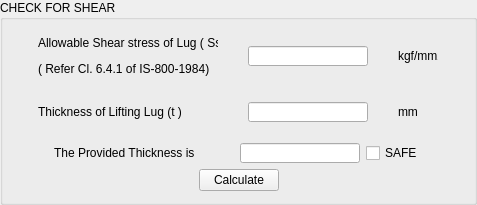
               <widget class="QGroupBox" name="groupBox_10">
                <property name="title">
                 <string>CHECK FOR SHEAR</string>
                </property>
                <layout class="QHBoxLayout" name="horizontalLayout_93">
                 <item>
                  <layout class="QVBoxLayout" name="verticalLayout_21">
                   <item>
                    <layout class="QHBoxLayout" name="horizontalLayout_94">
                     <item>
                      <widget class="QLabel" name="label_119">
                       <property name="sizePolicy">
                        <sizepolicy hsizetype="Fixed" vsizetype="Fixed">
                         <horstretch>0</horstretch>
                         <verstretch>0</verstretch>
                        </sizepolicy>
                       </property>
                       <property name="minimumSize">
                        <size>
                         <width>180</width>
                         <height>50</height>
                        </size>
                       </property>
                       <property name="maximumSize">
                        <size>
                         <width>180</width>
                         <height>50</height>
                        </size>
                       </property>
                       <property name="text">
                        <string>&lt;html&gt;&lt;head/&gt;&lt;body&gt;&lt;p&gt;Allowable Shear stress of Lug ( Ss )&lt;/p&gt;&lt;p&gt;( Refer Cl. 6.4.1 of IS-800-1984)&lt;/p&gt;&lt;/body&gt;&lt;/html&gt;</string>
                       </property>
                      </widget>
                     </item>
                     <item>
                      <widget class="QLineEdit" name="fh_allowable_shear">
                       <property name="sizePolicy">
                        <sizepolicy hsizetype="Fixed" vsizetype="Fixed">
                         <horstretch>0</horstretch>
                         <verstretch>0</verstretch>
                        </sizepolicy>
                       </property>
                       <property name="minimumSize">
                        <size>
                         <width>120</width>
                         <height>20</height>
                        </size>
                       </property>
                       <property name="maximumSize">
                        <size>
                         <width>120</width>
                         <height>20</height>
                        </size>
                       </property>
                      </widget>
                     </item>
                     <item>
                      <widget class="QLabel" name="label_120">
                       <property name="sizePolicy">
                        <sizepolicy hsizetype="Fixed" vsizetype="Fixed">
                         <horstretch>0</horstretch>
                         <verstretch>0</verstretch>
                        </sizepolicy>
                       </property>
                       <property name="minimumSize">
                        <size>
                         <width>40</width>
                         <height>20</height>
                        </size>
                       </property>
                       <property name="maximumSize">
                        <size>
                         <width>40</width>
                         <height>20</height>
                        </size>
                       </property>
                       <property name="text">
                        <string>kgf/mm2</string>
                       </property>
                      </widget>
                     </item>
                    </layout>
                   </item>
                   <item>
                    <layout class="QHBoxLayout" name="horizontalLayout_95">
                     <item>
                      <widget class="QLabel" name="label_121">
                       <property name="sizePolicy">
                        <sizepolicy hsizetype="Fixed" vsizetype="Fixed">
                         <horstretch>0</horstretch>
                         <verstretch>0</verstretch>
                        </sizepolicy>
                       </property>
                       <property name="minimumSize">
                        <size>
                         <width>180</width>
                         <height>50</height>
                        </size>
                       </property>
                       <property name="maximumSize">
                        <size>
                         <width>180</width>
                         <height>50</height>
                        </size>
                       </property>
                       <property name="text">
                        <string>&lt;html&gt;&lt;head/&gt;&lt;body&gt;&lt;p&gt;Thickness of Lifting Lug (t )&lt;/p&gt;&lt;/body&gt;&lt;/html&gt;</string>
                       </property>
                      </widget>
                     </item>
                     <item>
                      <widget class="QLineEdit" name="fh_shear_thickness_of_lug">
                       <property name="sizePolicy">
                        <sizepolicy hsizetype="Fixed" vsizetype="Fixed">
                         <horstretch>0</horstretch>
                         <verstretch>0</verstretch>
                        </sizepolicy>
                       </property>
                       <property name="minimumSize">
                        <size>
                         <width>120</width>
                         <height>20</height>
                        </size>
                       </property>
                       <property name="maximumSize">
                        <size>
                         <width>120</width>
                         <height>20</height>
                        </size>
                       </property>
                      </widget>
                     </item>
                     <item>
                      <widget class="QLabel" name="label_122">
                       <property name="sizePolicy">
                        <sizepolicy hsizetype="Fixed" vsizetype="Fixed">
                         <horstretch>0</horstretch>
                         <verstretch>0</verstretch>
                        </sizepolicy>
                       </property>
                       <property name="minimumSize">
                        <size>
                         <width>40</width>
                         <height>20</height>
                        </size>
                       </property>
                       <property name="maximumSize">
                        <size>
                         <width>40</width>
                         <height>20</height>
                        </size>
                       </property>
                       <property name="text">
                        <string>mm</string>
                       </property>
                      </widget>
                     </item>
                    </layout>
                   </item>
                   <item>
                    <layout class="QHBoxLayout" name="horizontalLayout_96">
                     <item>
                      <spacer name="horizontalSpacer_21">
                       <property name="orientation">
                        <enum>Qt::Horizontal</enum>
                       </property>
                       <property name="sizeHint" stdset="0">
                        <size>
                         <width>40</width>
                         <height>20</height>
                        </size>
                       </property>
                      </spacer>
                     </item>
                     <item>
                      <widget class="QLabel" name="label_123">
                       <property name="sizePolicy">
                        <sizepolicy hsizetype="Fixed" vsizetype="Fixed">
                         <horstretch>0</horstretch>
                         <verstretch>0</verstretch>
                        </sizepolicy>
                       </property>
                       <property name="minimumSize">
                        <size>
                         <width>180</width>
                         <height>20</height>
                        </size>
                       </property>
                       <property name="maximumSize">
                        <size>
                         <width>180</width>
                         <height>20</height>
                        </size>
                       </property>
                       <property name="text">
                        <string>&lt;html&gt;&lt;head/&gt;&lt;body&gt;&lt;p&gt;The Provided Thickness is&lt;/p&gt;&lt;/body&gt;&lt;/html&gt;</string>
                       </property>
                      </widget>
                     </item>
                     <item>
                      <widget class="QLineEdit" name="fh_le_provided_thickness">
                       <property name="sizePolicy">
                        <sizepolicy hsizetype="Fixed" vsizetype="Fixed">
                         <horstretch>0</horstretch>
                         <verstretch>0</verstretch>
                        </sizepolicy>
                       </property>
                       <property name="minimumSize">
                        <size>
                         <width>120</width>
                         <height>20</height>
                        </size>
                       </property>
                       <property name="maximumSize">
                        <size>
                         <width>120</width>
                         <height>20</height>
                        </size>
                       </property>
                      </widget>
                     </item>
                     <item>
                      <widget class="QCheckBox" name="fh_cb_safe">
                       <property name="text">
                        <string>SAFE</string>
                       </property>
                      </widget>
                     </item>
                     <item>
                      <spacer name="horizontalSpacer_22">
                       <property name="orientation">
                        <enum>Qt::Horizontal</enum>
                       </property>
                       <property name="sizeHint" stdset="0">
                        <size>
                         <width>40</width>
                         <height>20</height>
                        </size>
                       </property>
                      </spacer>
                     </item>
                    </layout>
                   </item>
                   <item>
                    <layout class="QHBoxLayout" name="horizontalLayout_97">
                     <item>
                      <spacer name="horizontalSpacer_23">
                       <property name="orientation">
                        <enum>Qt::Horizontal</enum>
                       </property>
                       <property name="sizeHint" stdset="0">
                        <size>
                         <width>40</width>
                         <height>20</height>
                        </size>
                       </property>
                      </spacer>
                     </item>
                     <item>
                      <widget class="QPushButton" name="fh_pb_check_for_shear">
                       <property name="text">
                        <string>Calculate</string>
                       </property>
                      </widget>
                     </item>
                     <item>
                      <spacer name="horizontalSpacer_24">
                       <property name="orientation">
                        <enum>Qt::Horizontal</enum>
                       </property>
                       <property name="sizeHint" stdset="0">
                        <size>
                         <width>40</width>
                         <height>20</height>
                        </size>
                       </property>
                      </spacer>
                     </item>
                    </layout>
                   </item>
                  </layout>
                 </item>
                </layout>
               </widget>
